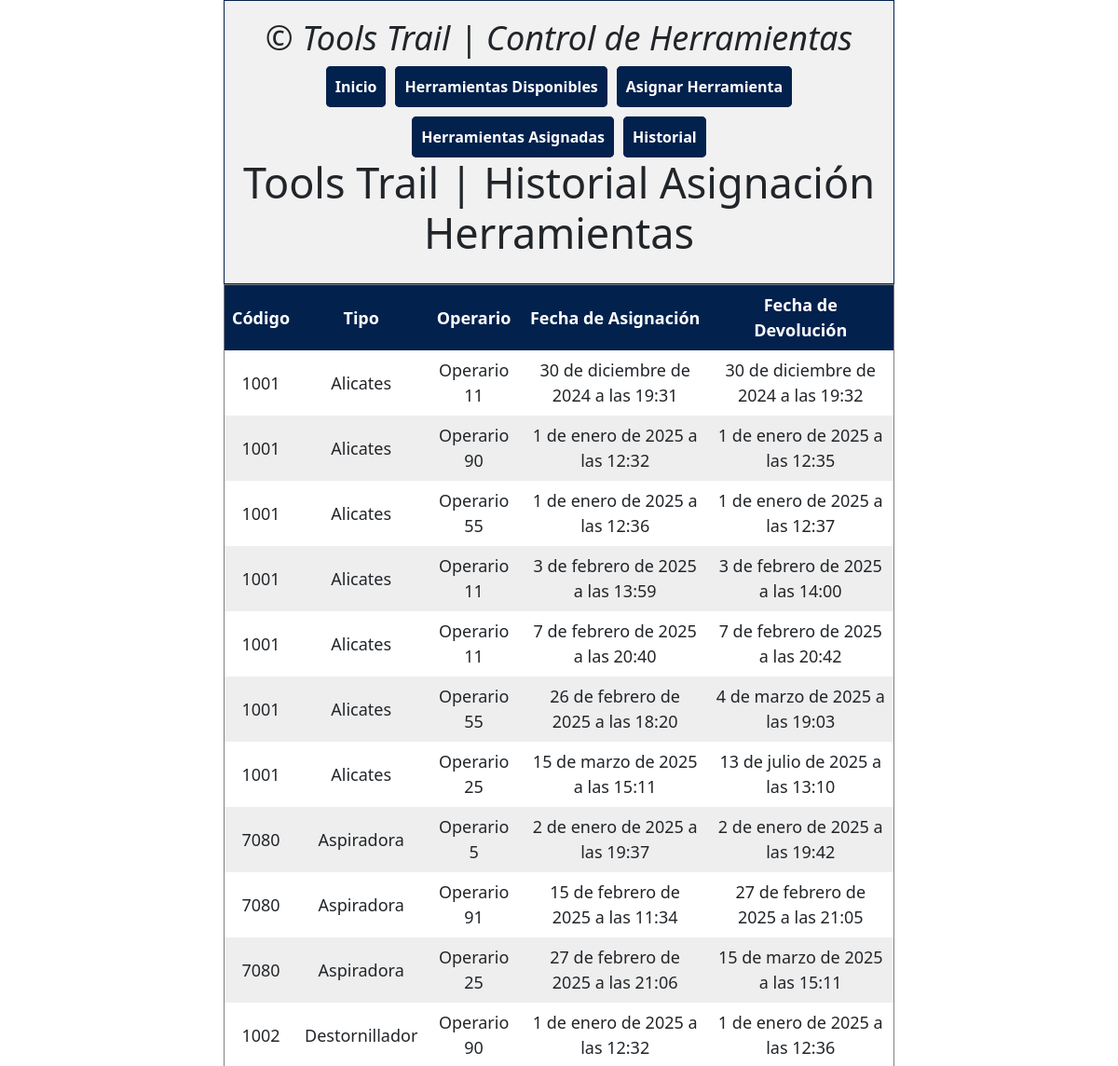
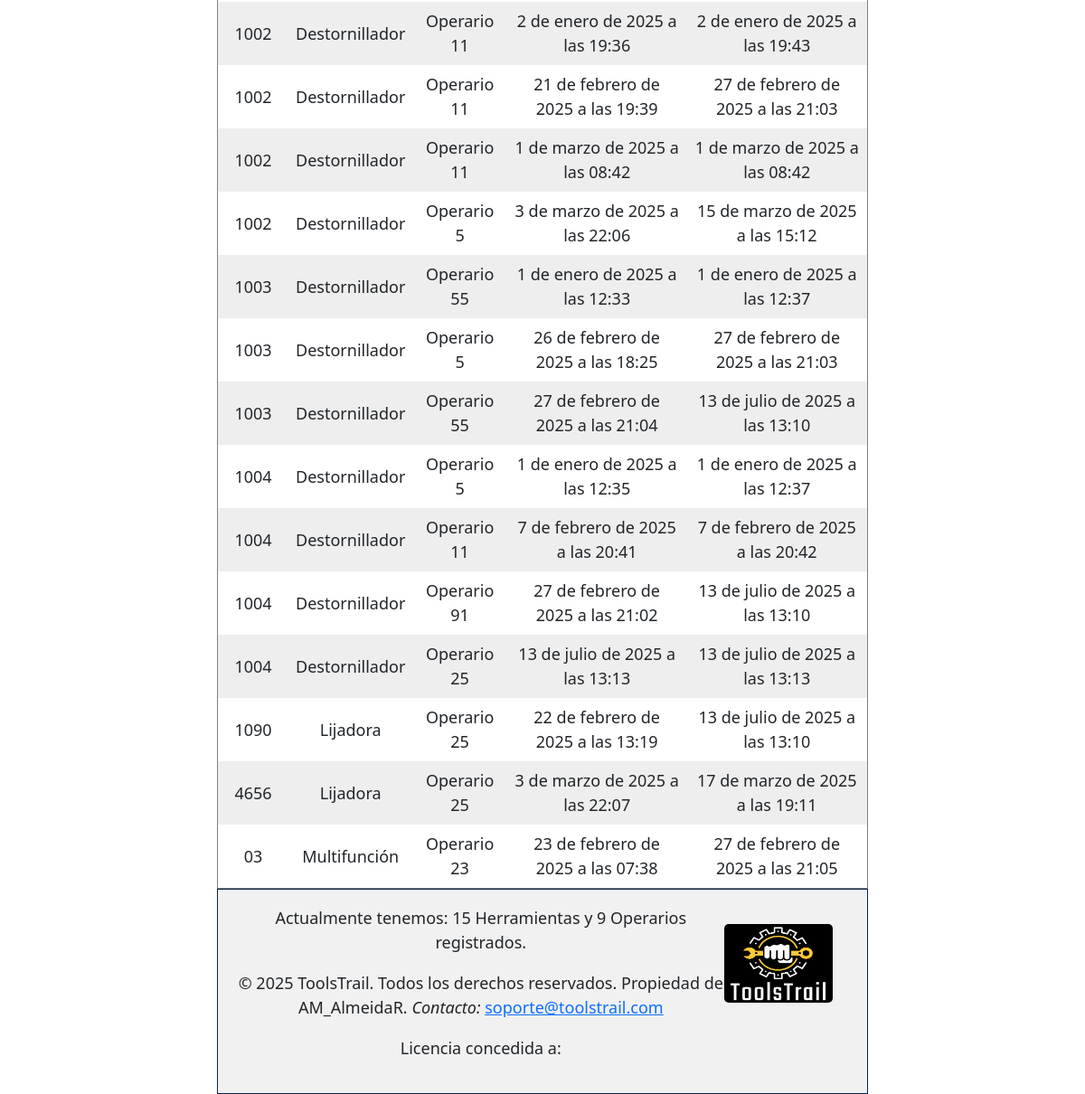
The page /historial/ on the database its author committed (2 pictures, top to bottom).
### tools_trail/models.py (models this page shows, shortened)
class Registro(models.Model):
    operario = models.ForeignKey(Operario, on_delete=models.CASCADE)
    herramienta = models.ForeignKey(Herramienta, on_delete=models.CASCADE)
    fecha_asignacion = models.DateTimeField(default=now)
    fecha_devolucion = models.DateTimeField(null=True, blank=True)
    firma = models.ImageField(upload_to='firmas/', null=True, blank=True)  # Nuevo campo para la firma
    class Meta:
        ordering = ['herramienta']

class Herramienta(models.Model):
    codigo = models.CharField(max_length=10, unique=True)
    tipo = models.CharField(max_length=50, default= 'Generico')
    marca = models.CharField(max_length=50, default= 'Generico')
    modelo = models.CharField(max_length=50, default= 'Generico')
    numero_serie = models.CharField(max_length=50, unique=True)
    disponible = models.BooleanField(default=True)
    class Meta:
        ordering = ['tipo', 'codigo']

class Operario(models.Model):
    codigo = models.CharField(max_length=10, unique=True)
    nombre = models.CharField(max_length=50)
    apellido = models.CharField(max_length=50)
    class Meta:
        ordering = ['codigo']

### tools_control/views.py (the view)
# urls.py: path('historial/', historial, name='historial'),
def historial(request):
    registros = Registro.objects.all()
    return render(request, "historial.html", {"registros": registros})

### tools_control/context_processor.py (called while the page is built)
def get_current_year_context_processor(request):
    current_year = datetime.now().year
    return {
        'current_year': current_year
    }

def get_statistics_tools(request):
    return {
        'n_tools': Herramienta.objects.all().count(),
        'n_operario': Operario.objects.all().count(),
    }

### tools_control/templates/historial.html (shortened to what this page needs)
{% extends 'base.html' %}
{% block page_title%}
    <h1>Tools Trail | Historial Asignación Herramientas</h1>
{% endblock page_title%}
{% block page_content %}
    <table border="1" cellspacing="0" cellpadding="10">
        <tr>
            <th>Código</th>
            <th>Tipo</th>
            <th>Operario</th>
            <th>Fecha de Asignación</th>
            <th>Fecha de Devolución</th>
        </tr>
        <tbody>
            {% for registro in registros %}
            <tr>
                <td>{{ registro.herramienta.codigo }}</td>
                <td>{{ registro.herramienta.tipo }}</td>
                <td>{{ registro.operario.nombre }} {{ registro.operario.apellido }}</td>
                <td>{{ registro.fecha_asignacion }}</td>
                <td>{{ registro.fecha_devolucion|default:"Aún no devuelta" }}</td>
            </tr>
            {% endfor %}
        </tbody>
    </table>
    {% endblock page_content %}

### static/css/styles.css (style rules this page uses)
html { position: relative; margin-left: auto; margin-right: auto; width: 60%; min-width: 582px; font-size: 18px; }
h1 { font-size: 2.5rem; text-align: center; }
table { border-collapse: collapse; width: 100%; position: relative; overflow: scroll; }
th, td, tr { border: 1px solid #03214d; padding: 8px; text-align: center; }
th { background-color: #03214d; color: white; position: sticky; top: 0; }
tr:nth-child(even) { background-color: #EEEEEE; }

### rows shown on the page
Registro: herramienta.codigo "1001", herramienta.tipo "Alicates", operario.nombre "Operario", operario.apellido "11", fecha_asignacion "30 de diciembre de 2024 a las 19:31", fecha_devolucion "30 de diciembre de 2024 a las 19:32"
Registro: herramienta.codigo "1001", herramienta.tipo "Alicates", operario.nombre "Operario", operario.apellido "90", fecha_asignacion "1 de enero de 2025 a las 12:32", fecha_devolucion "1 de enero de 2025 a las 12:35"
Registro: herramienta.codigo "1001", herramienta.tipo "Alicates", operario.nombre "Operario", operario.apellido "55", fecha_asignacion "1 de enero de 2025 a las 12:36", fecha_devolucion "1 de enero de 2025 a las 12:37"
Registro: herramienta.codigo "1001", herramienta.tipo "Alicates", operario.nombre "Operario", operario.apellido "11", fecha_asignacion "3 de febrero de 2025 a las 13:59", fecha_devolucion "3 de febrero de 2025 a las 14:00"
Registro: herramienta.codigo "1001", herramienta.tipo "Alicates", operario.nombre "Operario", operario.apellido "11", fecha_asignacion "7 de febrero de 2025 a las 20:40", fecha_devolucion "7 de febrero de 2025 a las 20:42"
Registro: herramienta.codigo "1001", herramienta.tipo "Alicates", operario.nombre "Operario", operario.apellido "55", fecha_asignacion "26 de febrero de 2025 a las 18:20", fecha_devolucion "4 de marzo de 2025 a las 19:03"
Registro: herramienta.codigo "1001", herramienta.tipo "Alicates", operario.nombre "Operario", operario.apellido "25", fecha_asignacion "15 de marzo de 2025 a las 15:11", fecha_devolucion "13 de julio de 2025 a las 13:10"
Registro: herramienta.codigo "7080", herramienta.tipo "Aspiradora", operario.nombre "Operario", operario.apellido "5", fecha_asignacion "2 de enero de 2025 a las 19:37", fecha_devolucion "2 de enero de 2025 a las 19:42"
Registro: herramienta.codigo "7080", herramienta.tipo "Aspiradora", operario.nombre "Operario", operario.apellido "91", fecha_asignacion "15 de febrero de 2025 a las 11:34", fecha_devolucion "27 de febrero de 2025 a las 21:05"
Registro: herramienta.codigo "7080", herramienta.tipo "Aspiradora", operario.nombre "Operario", operario.apellido "25", fecha_asignacion "27 de febrero de 2025 a las 21:06", fecha_devolucion "15 de marzo de 2025 a las 15:11"
Registro: herramienta.codigo "1002", herramienta.tipo "Destornillador", operario.nombre "Operario", operario.apellido "90", fecha_asignacion "1 de enero de 2025 a las 12:32", fecha_devolucion "1 de enero de 2025 a las 12:36"
Registro: herramienta.codigo "1002", herramienta.tipo "Destornillador", operario.nombre "Operario", operario.apellido "11", fecha_asignacion "2 de enero de 2025 a las 19:36", fecha_devolucion "2 de enero de 2025 a las 19:43"
Registro: herramienta.codigo "1002", herramienta.tipo "Destornillador", operario.nombre "Operario", operario.apellido "11", fecha_asignacion "21 de febrero de 2025 a las 19:39", fecha_devolucion "27 de febrero de 2025 a las 21:03"
Registro: herramienta.codigo "1002", herramienta.tipo "Destornillador", operario.nombre "Operario", operario.apellido "11", fecha_asignacion "1 de marzo de 2025 a las 08:42", fecha_devolucion "1 de marzo de 2025 a las 08:42"
Registro: herramienta.codigo "1002", herramienta.tipo "Destornillador", operario.nombre "Operario", operario.apellido "5", fecha_asignacion "3 de marzo de 2025 a las 22:06", fecha_devolucion "15 de marzo de 2025 a las 15:12"
Registro: herramienta.codigo "1003", herramienta.tipo "Destornillador", operario.nombre "Operario", operario.apellido "55", fecha_asignacion "1 de enero de 2025 a las 12:33", fecha_devolucion "1 de enero de 2025 a las 12:37"
Registro: herramienta.codigo "1003", herramienta.tipo "Destornillador", operario.nombre "Operario", operario.apellido "5", fecha_asignacion "26 de febrero de 2025 a las 18:25", fecha_devolucion "27 de febrero de 2025 a las 21:03"
Registro: herramienta.codigo "1003", herramienta.tipo "Destornillador", operario.nombre "Operario", operario.apellido "55", fecha_asignacion "27 de febrero de 2025 a las 21:04", fecha_devolucion "13 de julio de 2025 a las 13:10"
Registro: herramienta.codigo "1004", herramienta.tipo "Destornillador", operario.nombre "Operario", operario.apellido "5", fecha_asignacion "1 de enero de 2025 a las 12:35", fecha_devolucion "1 de enero de 2025 a las 12:37"
Registro: herramienta.codigo "1004", herramienta.tipo "Destornillador", operario.nombre "Operario", operario.apellido "11", fecha_asignacion "7 de febrero de 2025 a las 20:41", fecha_devolucion "7 de febrero de 2025 a las 20:42"
Registro: herramienta.codigo "1004", herramienta.tipo "Destornillador", operario.nombre "Operario", operario.apellido "91", fecha_asignacion "27 de febrero de 2025 a las 21:02", fecha_devolucion "13 de julio de 2025 a las 13:10"
Registro: herramienta.codigo "1004", herramienta.tipo "Destornillador", operario.nombre "Operario", operario.apellido "25", fecha_asignacion "13 de julio de 2025 a las 13:13", fecha_devolucion "13 de julio de 2025 a las 13:13"
Registro: herramienta.codigo "1090", herramienta.tipo "Lijadora", operario.nombre "Operario", operario.apellido "25", fecha_asignacion "22 de febrero de 2025 a las 13:19", fecha_devolucion "13 de julio de 2025 a las 13:10"
Registro: herramienta.codigo "4656", herramienta.tipo "Lijadora", operario.nombre "Operario", operario.apellido "25", fecha_asignacion "3 de marzo de 2025 a las 22:07", fecha_devolucion "17 de marzo de 2025 a las 19:11"
Registro: herramienta.codigo "03", herramienta.tipo "Multifunción", operario.nombre "Operario", operario.apellido "23", fecha_asignacion "23 de febrero de 2025 a las 07:38", fecha_devolucion "27 de febrero de 2025 a las 21:05"

### other values the page prints
{{ n_tools }} "15"
{{ n_operario }} "9"
